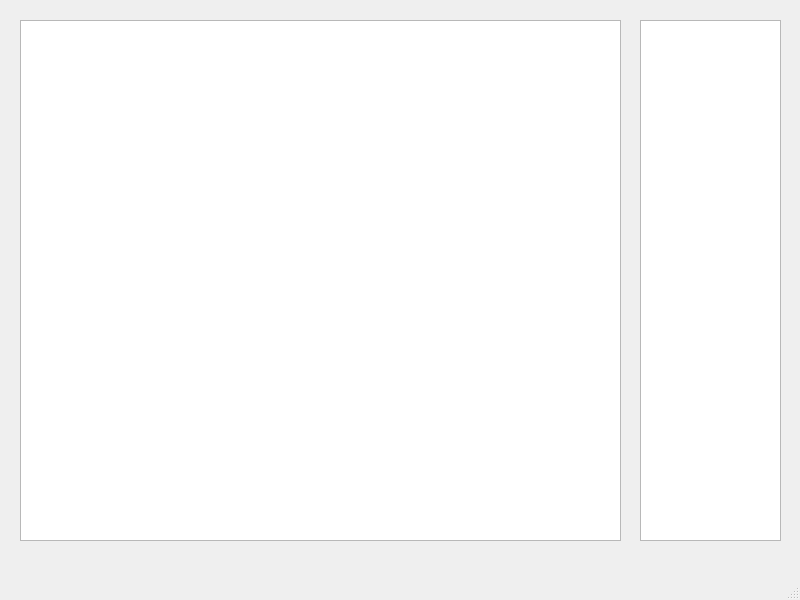
<?xml version="1.0" encoding="UTF-8"?>
<ui version="4.0">
 <class>MainWindow</class>
 <widget class="QMainWindow" name="MainWindow">
  <property name="geometry">
   <rect>
    <x>0</x>
    <y>0</y>
    <width>800</width>
    <height>600</height>
   </rect>
  </property>
  <property name="windowTitle">
   <string>MainWindow</string>
  </property>
  <widget class="QWidget" name="centralwidget">
   <widget class="QTextEdit" name="textEdit">
    <property name="geometry">
     <rect>
      <x>20</x>
      <y>20</y>
      <width>601</width>
      <height>521</height>
     </rect>
    </property>
   </widget>
   <widget class="QListView" name="listView">
    <property name="geometry">
     <rect>
      <x>640</x>
      <y>20</y>
      <width>141</width>
      <height>521</height>
     </rect>
    </property>
    <property name="font">
     <font>
      <pointsize>14</pointsize>
     </font>
    </property>
   </widget>
  </widget>
  <widget class="QMenuBar" name="menubar">
   <property name="geometry">
    <rect>
     <x>0</x>
     <y>0</y>
     <width>800</width>
     <height>20</height>
    </rect>
   </property>
  </widget>
  <widget class="QStatusBar" name="statusbar"/>
 </widget>
 <resources/>
 <connections/>
</ui>
